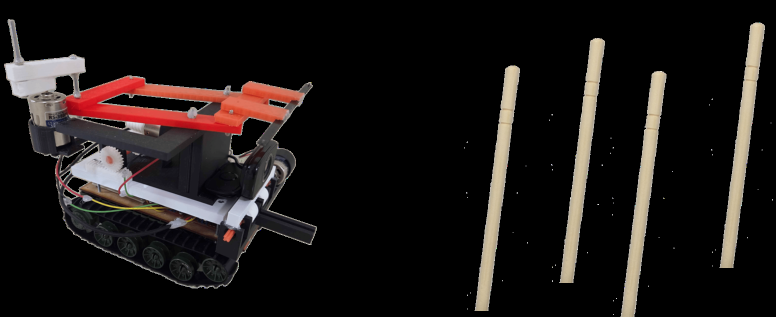
#> input picture bambot/src/img/img1.png, 1552 x 633 px (shown at 1/2 size)
$ python -i processor.py   (imports and definitions only)
#> lines starting #> are read from the running program, lines starting #| are printed output that depends on the picture
import cv2
from ultralytics import YOLO
import numpy as np
import math

# 学習済みモデル
# [1 line that did not run here, left out]

# 色（BGR）と太さ
COLOR_BOX   = (0,   0, 255)   # 赤
COLOR_ARROW = (0, 255, 255)   # 黄
THICK_BOX   = 1
THICK_ARROW = 3
TIP_LEN     = 0.35

def process_frame(frame, frame_id=0, results=None):
    """
    1フレームを受け取り、処理を加えて返す。
    frame_id: フレーム番号（間引き用）
    results: 前回の推論結果（間引き時に使い回す）
    """
    if frame_id % 5 == 0:  # 3フレームに1回だけ推論
        results = model(frame, conf=0.5, imgsz=320)

    vis = frame.copy()
    if results is not None:
        for box in results[0].boxes.xyxy.cpu().numpy():
            x1, y1, x2, y2 = map(int, box)

            cv2.rectangle(vis, (x1, y1), (x2, y2), COLOR_BOX, THICK_BOX)

            roi = frame[y1:y2, x1:x2]
            if roi.size == 0:
                continue

            gray  = cv2.cvtColor(roi, cv2.COLOR_BGR2GRAY)
            gray  = cv2.GaussianBlur(gray, (5, 5), 0)
            edges = cv2.Canny(gray, 50, 150, apertureSize=3)

            lines = cv2.HoughLines(edges, 1, np.pi/180, 50)
            if lines is None:
                continue

            rho, theta = lines[0][0]
            angle_deg = theta * 180 / np.pi
            if angle_deg > 90:
                angle_deg -= 180

            direction = "Right" if angle_deg > 0 else "Left"

            cx = (x1 + x2) // 2
            cy = (y1 + y2) // 2
            dx = int(np.cos(theta) * 60)
            dy = int(np.sin(theta) * 60)

            start = (cx, cy)
            end   = (cx + dx, cy - dy)
            cv2.arrowedLine(vis, start, end, COLOR_ARROW, THICK_ARROW, tipLength=TIP_LEN)

            cv2.putText(vis, f"Fall: {direction}", (x1, max(20, y1 - 10)),
                        cv2.FONT_HERSHEY_SIMPLEX, 0.8, COLOR_ARROW, 2, cv2.LINE_AA)

    return vis, results

>>> import cv2
>>> picture = cv2.imread('../bambot/src/img/img1.png', cv2.IMREAD_GRAYSCALE)
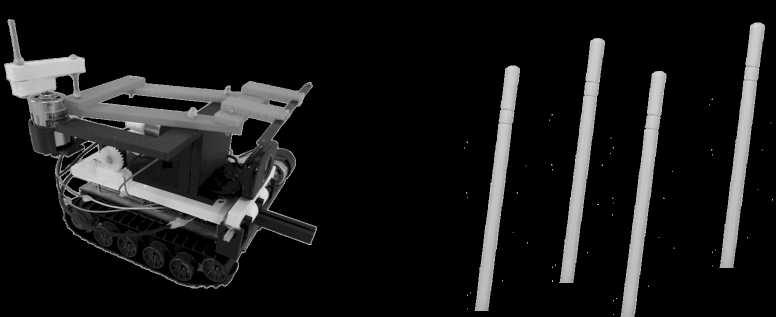
#> picture: shape (633, 1552) (shown at 1/2 size); min 0, max 255, mean 25.2
>>> result = process_frame(picture)
#> (the run stopped early here; a loop or call above may not have finished)

$ run again, on bambot/src/img/img2.png
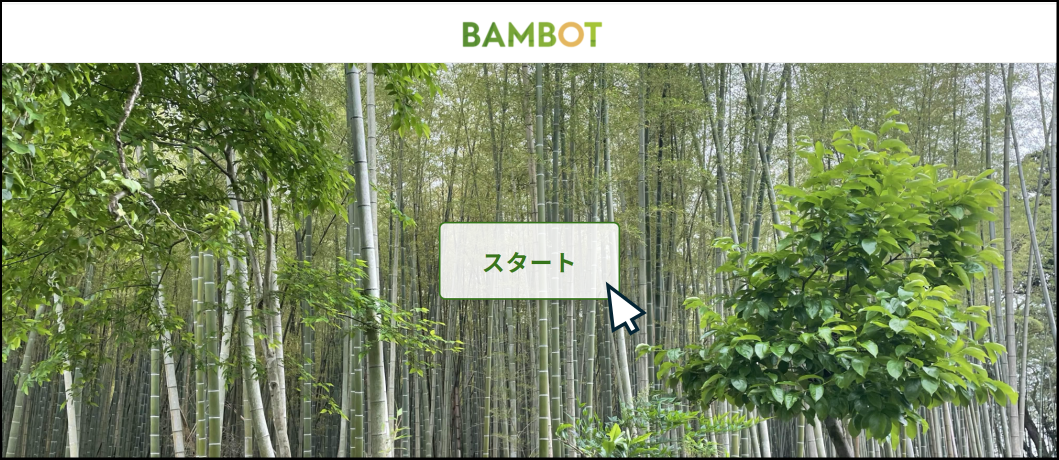
#> input picture bambot/src/img/img2.png, 2117 x 919 px (shown at 1/2 size)
#> `picture = cv2.imread('../bambot/src/img/img1.png', cv2.IMREAD_GRAYSCALE)`:
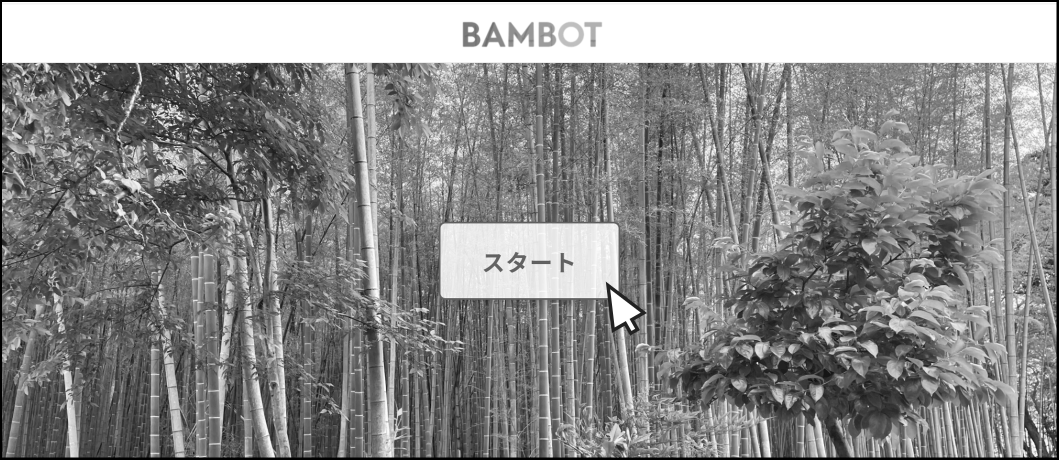
#> picture: shape (919, 2117) (shown at 1/2 size); min 0, max 255, mean 139.2

$ run again, on bambot/src/img/img3.png
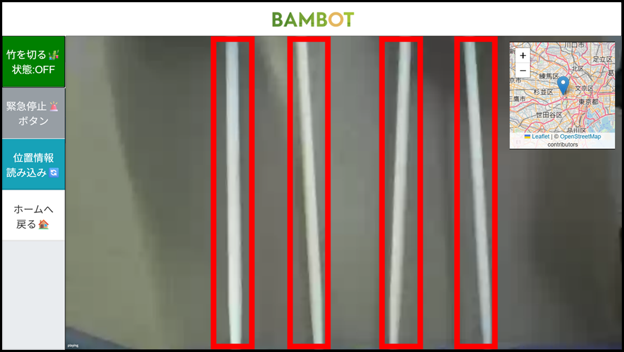
#> input picture bambot/src/img/img3.png, 624 x 352 px
#> `picture = cv2.imread('../bambot/src/img/img1.png', cv2.IMREAD_GRAYSCALE)`:
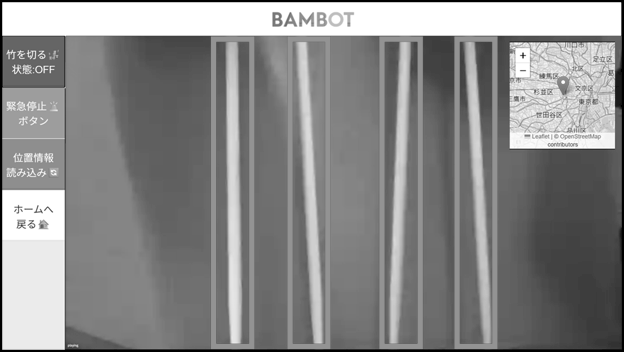
#> picture: shape (352, 624); min 0, max 255, mean 137.3

$ run again, on bambot/src/img/img4.png
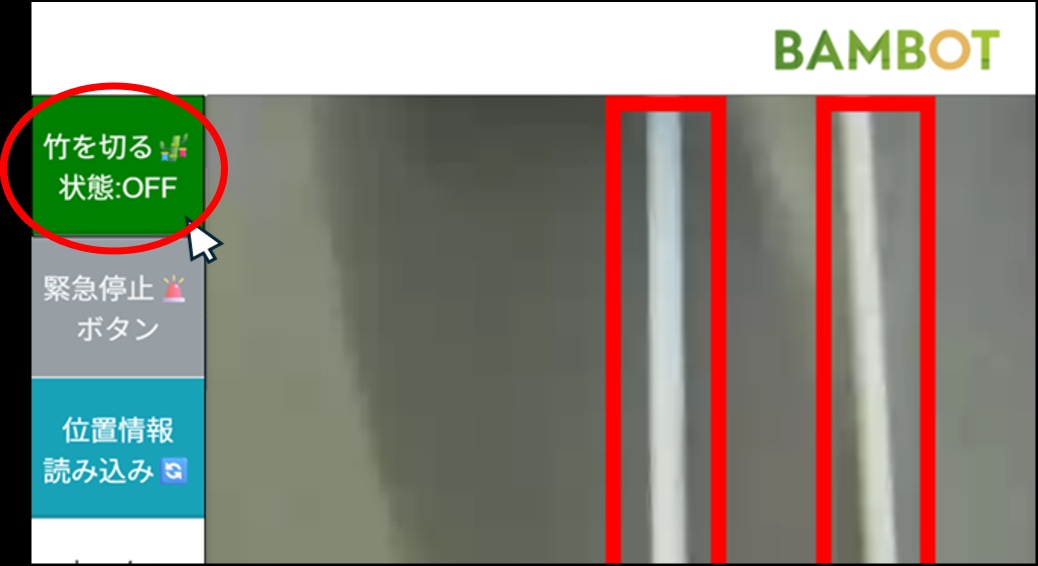
#> input picture bambot/src/img/img4.png, 2075 x 1131 px (shown at 1/2 size)
#> `picture = cv2.imread('../bambot/src/img/img1.png', cv2.IMREAD_GRAYSCALE)`:
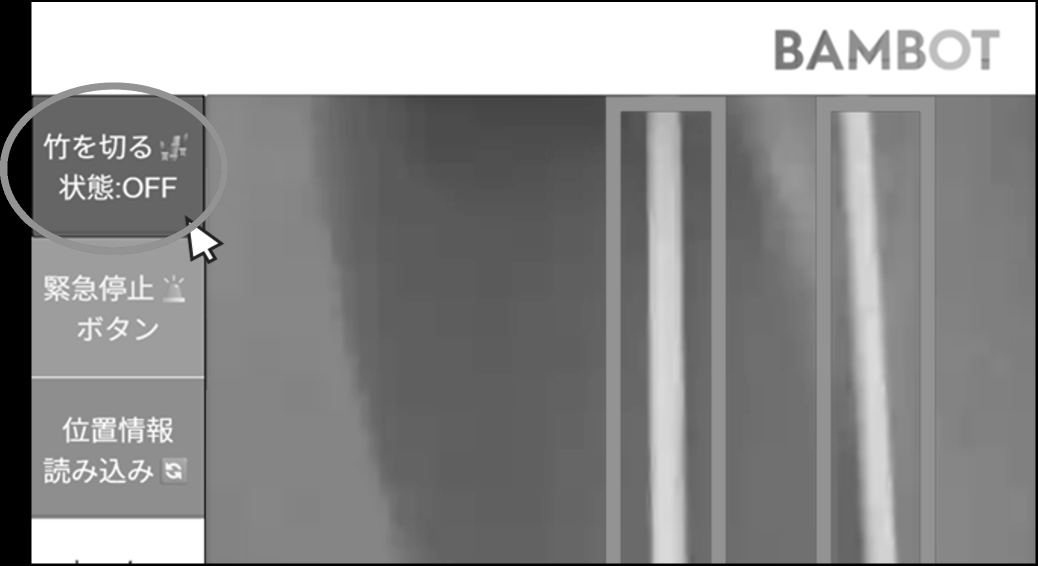
#> picture: shape (1131, 2075) (shown at 1/2 size); min 0, max 255, mean 141.3
